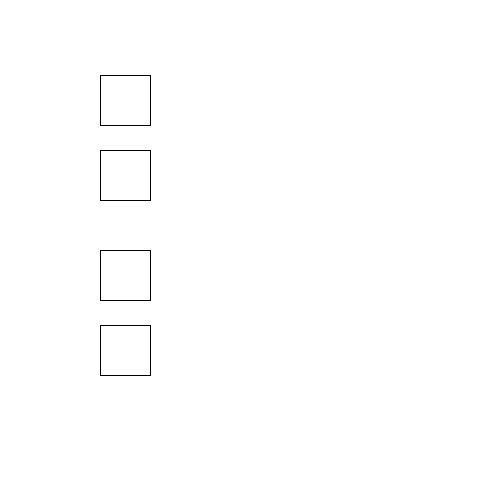
Frame 1 (no input)
Frame 60 (the mouse pressed at the canvas centre just before this capture): identical to frame 1, image omitted
Frame 120 (the mouse held since frame 60 and released just before this capture): identical to frame 1, image omitted

The Processing sketch that drew this single still picture (run headless with seeded random() and noise(); from frame 60 on, the mouse is pressed at the canvas centre):

// Processing sketch: processing_66619
// ── processing_66619.pde

int[] arrayPosY; 
int[] arrayPosX; 

void setup() {
  size(500, 500); 
  arrayPosY = new int[4]; 
  arrayPosX = new int[4]; 

  arrayPosY[0] = 75; 
  arrayPosY[1] = 150;
  arrayPosY[2] = 250; 
  arrayPosY[3] = 325; 

  arrayPosX[0] = 100;
  arrayPosX[1] = 100;
  arrayPosX[2] = 100;
  arrayPosX[3] = 100;
}

void draw() {
  background(255); 

  for (int i = 0; i < 4; i++) 
  { 
    fill(255); 
    if (mouseX > arrayPosX[i] && mouseX < arrayPosX[i] + 50 && mouseY > arrayPosY[i] && mouseY < arrayPosY[i] + 50) 
    { 
      fill(255, 0, 0); 
      arrayPosX[i] = arrayPosX[i] + 2;
    }
    rect(arrayPosX[i], arrayPosY[i], 50, 50);
  }
}
